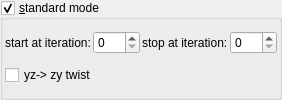
    <widget class="MyGroupBox" name="groupCheck_transf_function_enabledAx">
     <property name="title">
      <string>&amp;standard mode</string>
     </property>
     <property name="checkable">
      <bool>true</bool>
     </property>
     <layout class="QVBoxLayout" name="verticalLayout_14" stretch="0,0">
      <property name="spacing">
       <number>2</number>
      </property>
      <property name="leftMargin">
       <number>2</number>
      </property>
      <property name="topMargin">
       <number>2</number>
      </property>
      <property name="rightMargin">
       <number>2</number>
      </property>
      <property name="bottomMargin">
       <number>2</number>
      </property>
      <item>
       <layout class="QHBoxLayout" name="horizontalLayout_16" stretch="0,1,0,1">
        <item>
         <widget class="QLabel" name="label_97">
          <property name="text">
           <string>start at iteration:</string>
          </property>
         </widget>
        </item>
        <item>
         <widget class="MySpinBox" name="spinboxInt_transf_start_iterations_T">
          <property name="sizePolicy">
           <sizepolicy hsizetype="Minimum" vsizetype="Maximum">
            <horstretch>0</horstretch>
            <verstretch>0</verstretch>
           </sizepolicy>
          </property>
          <property name="minimum">
           <number>0</number>
          </property>
          <property name="maximum">
           <number>999</number>
          </property>
          <property name="value">
           <number>0</number>
          </property>
         </widget>
        </item>
        <item>
         <widget class="QLabel" name="label_69">
          <property name="text">
           <string>stop at iteration:</string>
          </property>
         </widget>
        </item>
        <item>
         <widget class="MySpinBox" name="spinboxInt_transf_stop_iterations_T">
          <property name="sizePolicy">
           <sizepolicy hsizetype="Preferred" vsizetype="Maximum">
            <horstretch>0</horstretch>
            <verstretch>0</verstretch>
           </sizepolicy>
          </property>
          <property name="maximum">
           <number>999</number>
          </property>
         </widget>
        </item>
       </layout>
      </item>
      <item>
       <layout class="QHBoxLayout" name="horizontalLayout_5" stretch="0">
        <item>
         <widget class="MyCheckBox" name="checkBox_transf_function_enabledD_false">
          <property name="text">
           <string>yz-&gt; zy twist</string>
          </property>
         </widget>
        </item>
       </layout>
      </item>
     </layout>
    </widget>
